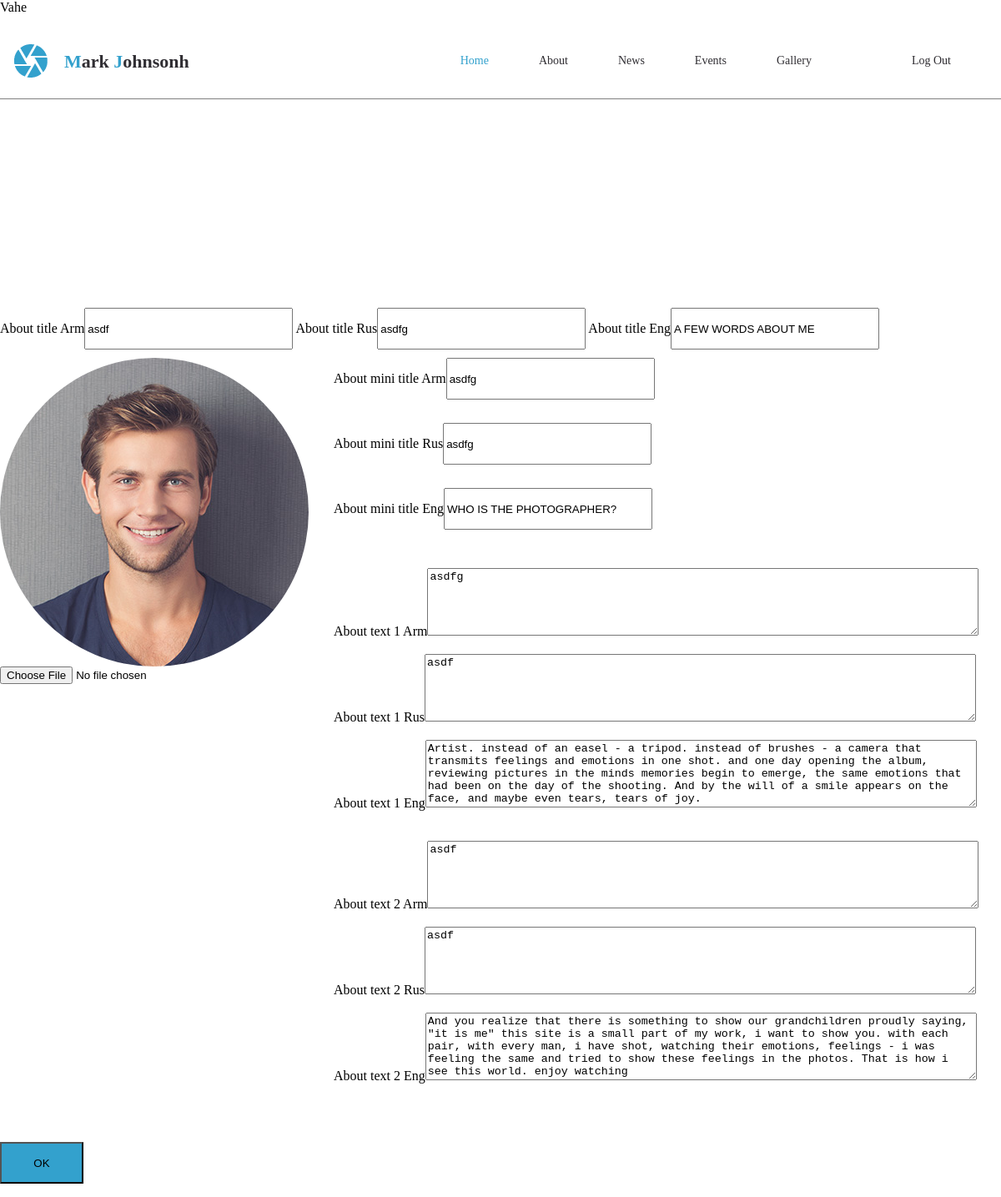
Page /vahe_project_tun/admin/about.php (signed in) on the committed database.
### tables this page shows
CREATE TABLE IF NOT EXISTS `about` (
  `id` int(1) NOT NULL AUTO_INCREMENT,
  `about_title_arm` text NOT NULL,
  `about_title_rus` text NOT NULL,
  `about_title_eng` text NOT NULL,
  `mini_title_arm` text NOT NULL,
  `mini_title_rus` text NOT NULL,
  `mini_title_eng` text NOT NULL,
  `about_text1_arm` longtext NOT NULL,
  `about_text1_rus` longtext NOT NULL,
  `about_text1_eng` longtext NOT NULL,
  `about_text2_arm` longtext NOT NULL,
  `about_text2_rus` longtext NOT NULL,
  `about_text2_eng` longtext NOT NULL,
  `about_image` varchar(255) NOT NULL,
  PRIMARY KEY (`id`)
);

### vahe_project_tun/admin/about.php (the view, shortened to what this page needs)
<?php
	include "header.php";
	$result=mysql_query("select * from about");
	$row=mysql_fetch_array($result);
 ?>
	<form action="" method="post" enctype="multipart/form-data">
		<div id="about_center">
			About title Arm<input type="text" name="about_title_arm" class="home_inp" value="<?php echo $row['about_title_arm']; ?>" />
			About title Rus<input type="text" name="about_title_rus" class="home_inp" value="<?php echo $row['about_title_rus']; ?>" />
			About title Eng<input type="text" name="about_title_eng" class="home_inp" value="<?php echo $row['about_title_eng']; ?>" />
			<div id="img_div_rel">
				<div id="img_div_abs">
					<img src="../uploads/<?php echo $row['about_image']; ?>" />
					<input type="file" name="file" />
				</div>
			</div>
			<div id="text_div_rel">
				<div id="text_div_abs">
					About mini title Arm<input type="text" name="mini_title_arm" class="home_inp" value="<?php echo $row['mini_title_arm']; ?>" /><br><br>
					About mini title Rus<input type="text" name="mini_title_rus" class="home_inp" value="<?php echo $row['mini_title_rus']; ?>" /><br><br>
					About mini title Eng<input type="text" name="mini_title_eng" class="home_inp" value="<?php echo $row['mini_title_eng']; ?>" /><br><br><br>
					About text 1 Arm<textarea type="text" name="about_text1_arm" rows="5" cols="80"><?php echo $row['about_text1_arm']; ?> </textarea><br><br>
					About text 1 Rus<textarea type="text" name="about_text1_rus" rows="5" cols="80"><?php echo $row['about_text1_rus']; ?> </textarea><br><br>
					About text 1 Eng<textarea type="text" name="about_text1_eng" rows="5" cols="80"><?php echo $row['about_text1_eng']; ?> </textarea><br><br><br>
					About text 2 Arm<textarea type="text" name="about_text2_arm" rows="5" cols="80"><?php echo $row['about_text2_arm']; ?> </textarea><br><br>
					About text 2 Rus<textarea type="text" name="about_text2_rus" rows="5" cols="80"><?php echo $row['about_text2_rus']; ?> </textarea><br><br>
					About text 2 Eng<textarea type="text" name="about_text2_eng" rows="5" cols="80"><?php echo $row['about_text2_eng']; ?> </textarea><br><br><br>
				</div>
			</div>
		</div>
		<input type="submit" name="about_submit" value="OK" id="sub" />
	</form>

### vahe_project_tun/css/style.css (style rules this page uses)
body { margin:0px; padding:0px; background-color:fff; }
#about_center { width:1200px; margin:250px auto 0px auto; overflow:hidden; }
#img_div_rel { position:relative; float:left; width:400px; height:400px; }
#img_div_abs { position:absolute; width:100%; left:150px; opacity:0; visibility:hidden; transition:all 0.8s; }
.animate { visibility:visible !important; opacity:1!important; left:0px!important; }
#img_div_abs img { border-radius:50%; }
#text_div_rel { position:relative; float:left; width:800px; }
#text_div_abs { position:absolute; width:100%; left:500px; opacity:0; visibility:hidden; transition:all 1.2s; }
.animate1 { visibility:visible !important; opacity:1!important; left:0px!important; }

### vahe_project_tun/css/admin_style.css (style rules this page uses)
body { padding:0px; margin:0px; }
.home_inp { width:250px; height:50px; margin-bottom:10px; }
#sub { width:100px; height:50px; background-color:#33a1cd; }
#about_center { height:1000px !important; }

### rows in the picture
about: about_title_arm "asdf", about_title_rus "asdfg", about_title_eng "A FEW WORDS ABOUT ME", about_image (picture), mini_title_arm "asdfg", mini_title_rus "asdfg", mini_title_eng "WHO IS THE PHOTOGRAPHER?", about_text1_arm "asdfg", about_text1_rus "asdf", about_text1_eng "Artist. instead of an easel - a tripod. instead of brushes - a camera that transmits feelings and emotions in one shot. and one day opening the album, reviewing pictures in the minds memories begin to emerge, the same emotions that had been on the day of the shooting. And by the will of a smile appears on the face, and maybe even tears, tears of joy.", about_text2_arm "asdf", about_text2_rus "asdf", about_text2_eng "And you realize that there is something to show our grandchildren proudly saying, \"it is me\" this site is a small part of my work, i want to show you. with each pair, with every man, i have shot, watching their emotions, feelings - i was feeling the same and tried to show these feelings in the photos. That is how i see this world. enjoy watching"
